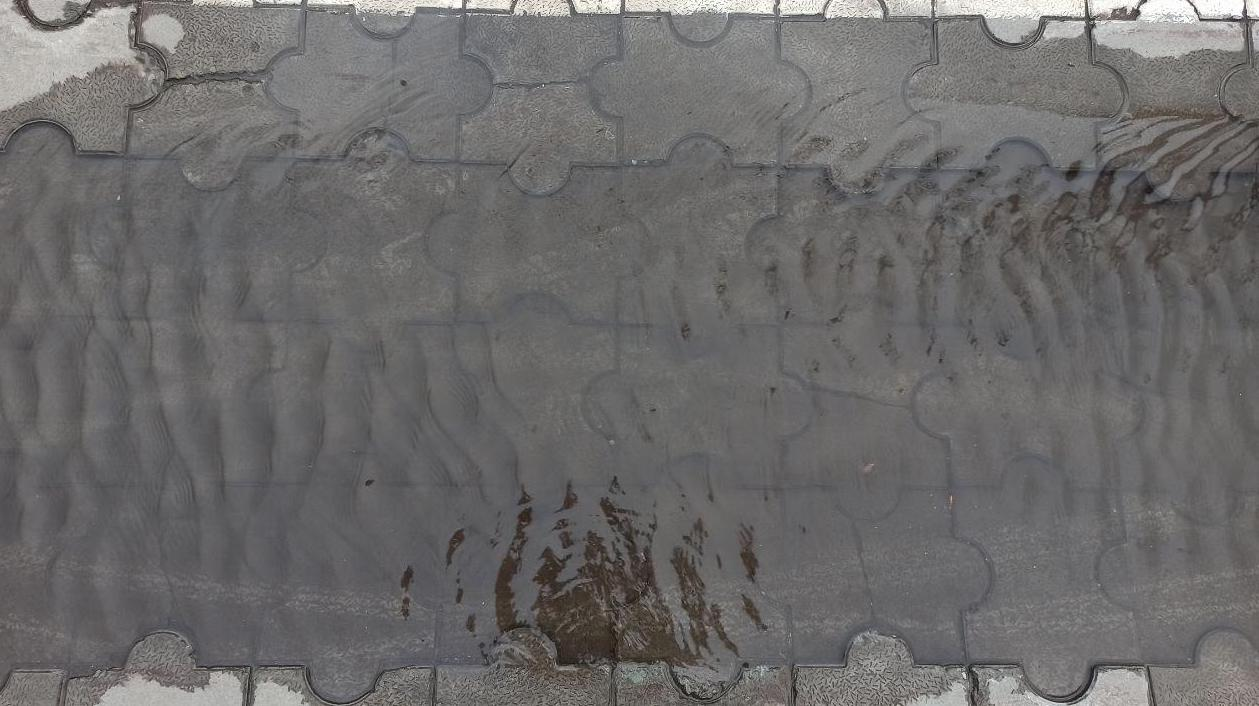
#> input picture bookTest/filesForTests/cannyTest2.jpg, 1259 x 706 px
$ python testSkimage_1.py
#> lines starting #> are read from the running program, lines starting #| are printed output that depends on the picture
import numpy as np
import matplotlib.pyplot as plt
import skimage

from scipy import ndimage as ndi
from skimage import feature
from skimage import viewer

filename = "./filesForTests/cannyTest2.jpg"

# load and display original image as grayscale
im = skimage.io.imread(fname=filename, as_gray=True)
#> im: shape (706, 1259) float64; min 0.000833, max 1, mean 0.42

# Compute the Canny filter for two values of sigma
edges1 = feature.canny(im, sigma=0.3)
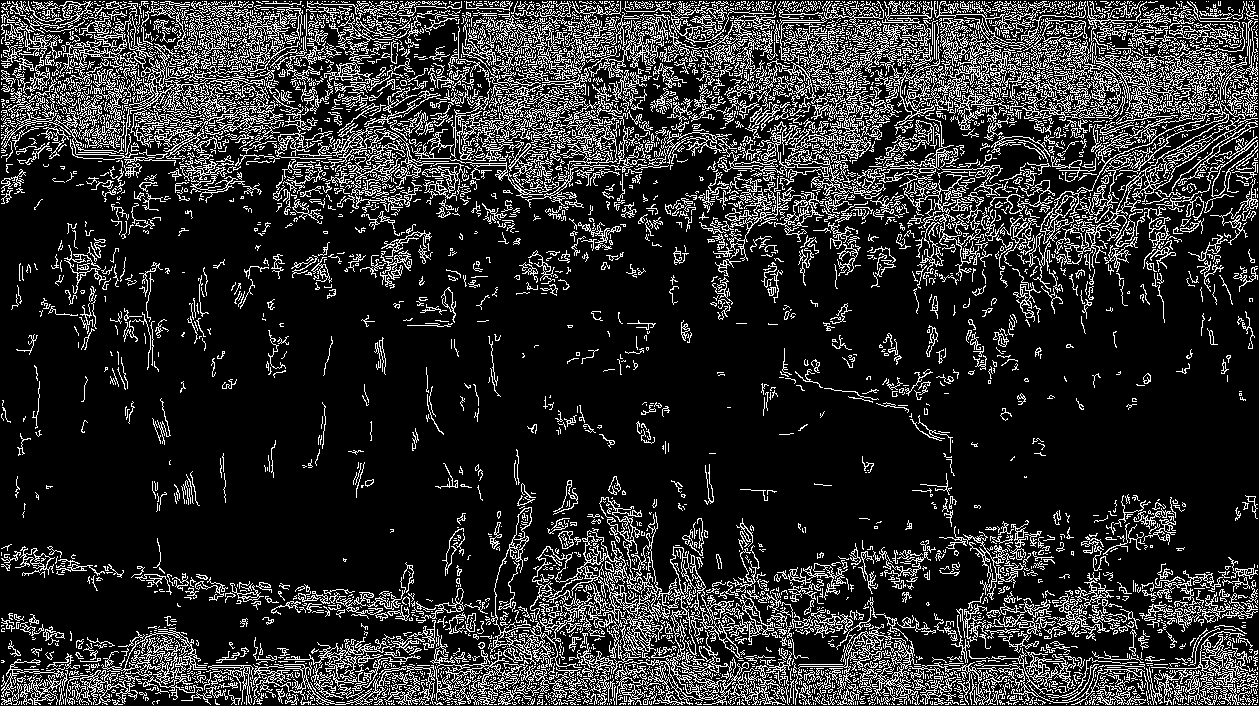
#> edges1: shape (706, 1259) bool; 17.7% white in thin lines or dots
edges2 = feature.canny(im, sigma=0.8)
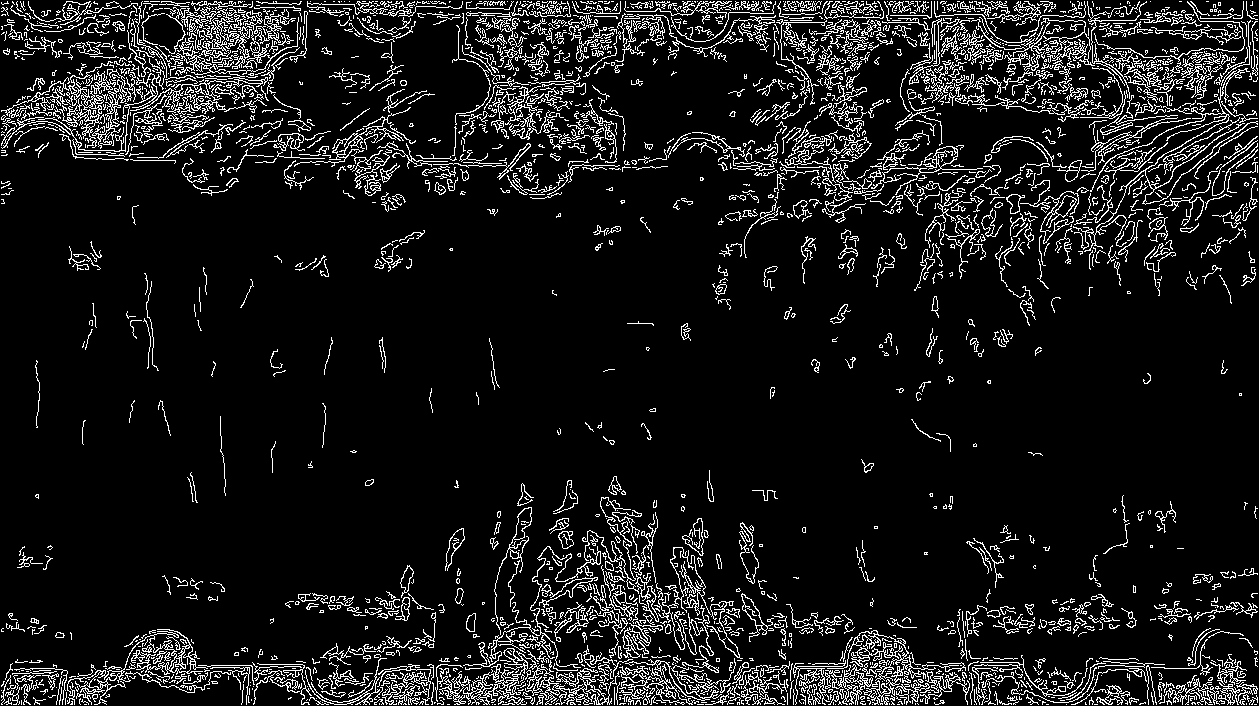
#> edges2: shape (706, 1259) bool; 9.8% white in thin lines or dots

# display results
fig, (ax1, ax2, ax3) = plt.subplots(nrows=1, ncols=3, figsize=(8, 3),
                                    sharex=True, sharey=True)

ax1.imshow(im, cmap=plt.cm.gray)
ax1.axis('off')
ax1.set_title('noisy image', fontsize=20)

ax2.imshow(edges1, cmap=plt.cm.gray)
ax2.axis('off')
ax2.set_title(r'Canny filter, $\sigma=0.3$', fontsize=20)

ax3.imshow(edges2, cmap=plt.cm.gray)
ax3.axis('off')
ax3.set_title(r'Canny filter, $\sigma=0.8$', fontsize=20)

fig.tight_layout()

plt.show()
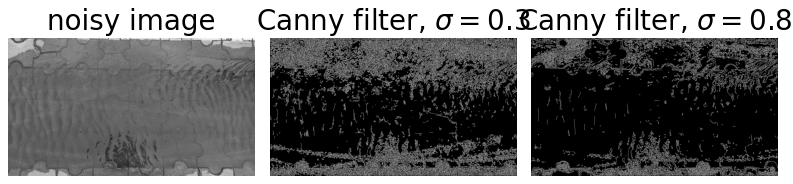
#> figure drawn by matplotlib, 3 panels

$ run again, with bookTest/filesForTests/cannyTest1.jpg copied over bookTest/filesForTests/cannyTest2.jpg
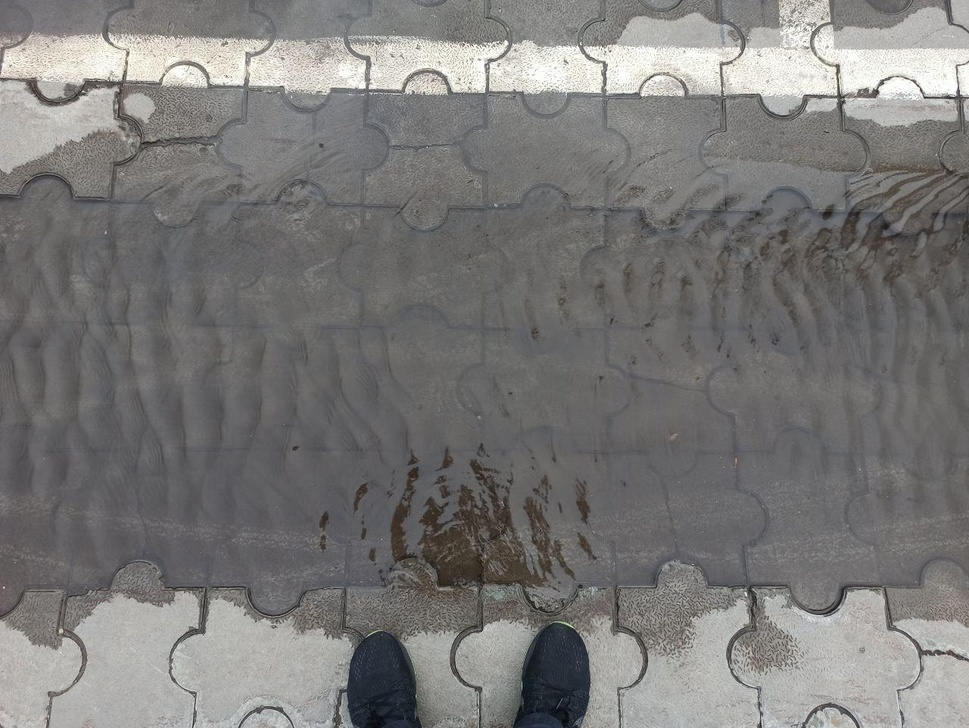
#> input picture bookTest/filesForTests/cannyTest1.jpg, 969 x 728 px, shrunk from 1280 x 961 before the run
#> `edges1 = feature.canny(im, sigma=0.3)`:
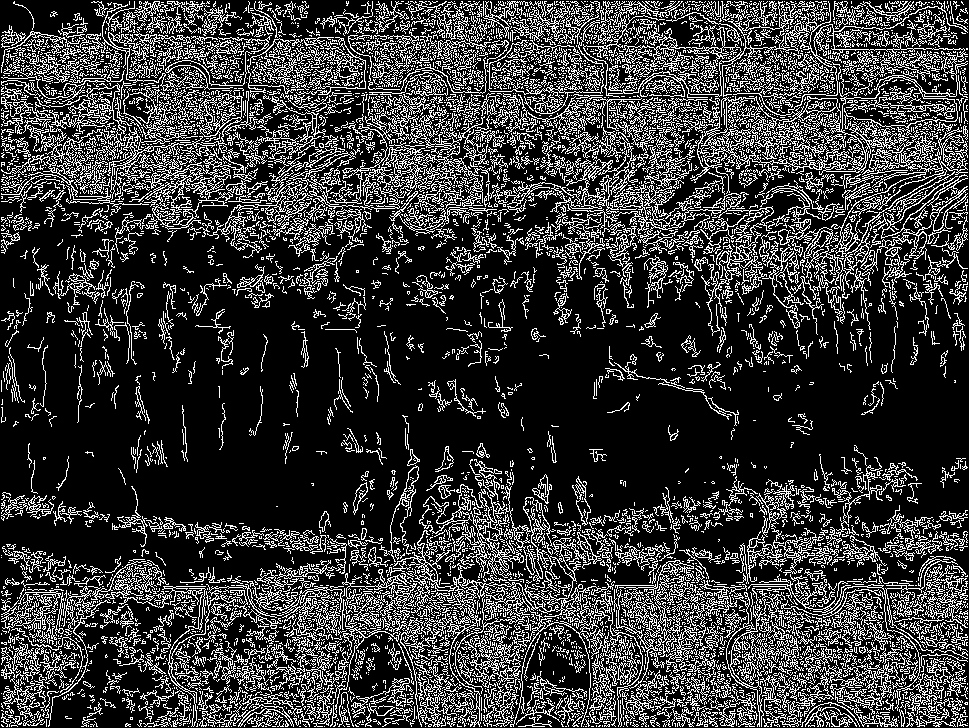
#> edges1: shape (728, 969) bool; 22.5% white in thin lines or dots
#> edges2: shape (728, 969) bool; 11% white in thin lines or dots
#> `plt.show()`:
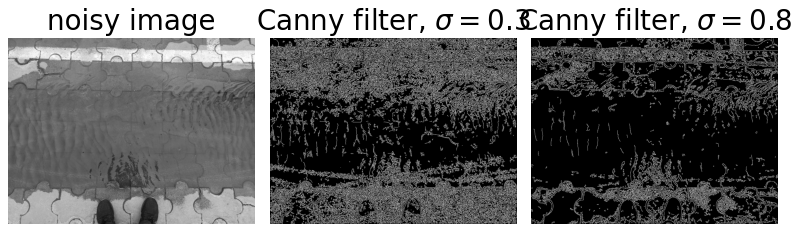
#> figure drawn by matplotlib, 3 panels
